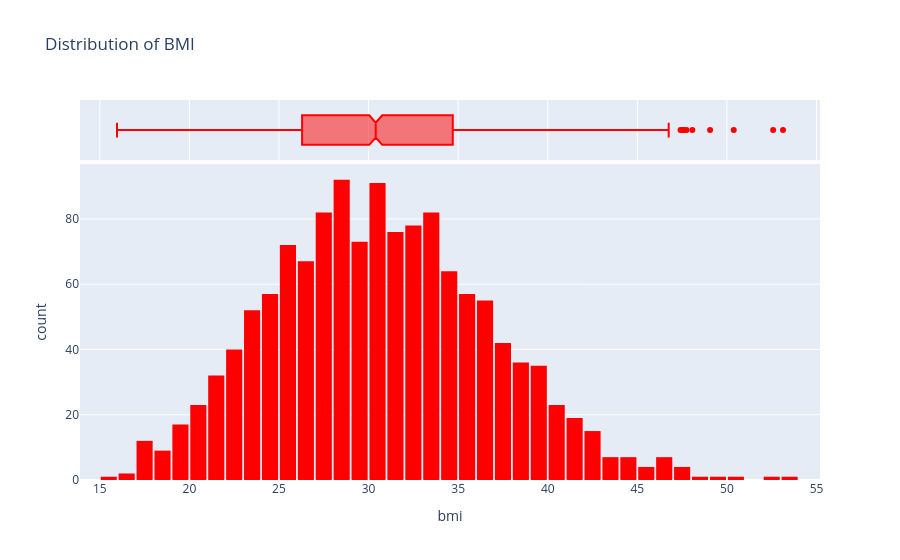

Notebook code for this chart:
### Code cell
fig = px.histogram(df,x='bmi',marginal='box',color_discrete_sequence=['red'],title="Distribution of BMI")
fig.update_layout(bargap=0.1)
fig.show()

### Figure 1 — Plotly figure (JSON) as saved in the notebook; plotly's stock layout.template omitted (floating-point values rounded to 4 significant figures; data arrays with more than 128 entries replaced by an {"elided": "..."} marker saying what was removed)
{"data": [{"bingroup": "x", "hovertemplate": "bmi=%{x}<br>count=%{y}<extra></extra>", "legendgroup": "", "marker": {"color": "red", "pattern": {"shape": ""}}, "name": "", "orientation": "v", "showlegend": false, "type": "histogram", "x": {"elided": "1338 float values"}, "xaxis": "x", "yaxis": "y"}, {"hovertemplate": "bmi=%{x}<extra></extra>", "legendgroup": "", "marker": {"color": "red"}, "name": "", "notched": true, "showlegend": false, "type": "box", "x": {"elided": "1338 float values"}, "xaxis": "x2", "yaxis": "y2"}], "layout": {"bargap": 0.1, "barmode": "relative", "legend": {"tracegroupgap": 0}, "title": {"text": "Distribution of BMI"}, "xaxis": {"anchor": "y", "domain": [0, 1], "title": {"text": "bmi"}}, "xaxis2": {"anchor": "y2", "domain": [0, 1], "matches": "x", "showgrid": true, "showticklabels": false}, "yaxis": {"anchor": "x", "domain": [0, 0.8316], "title": {"text": "count"}}, "yaxis2": {"anchor": "x2", "domain": [0.8416, 1], "matches": "y2", "showgrid": false, "showline": false, "showticklabels": false, "ticks": ""}}}
